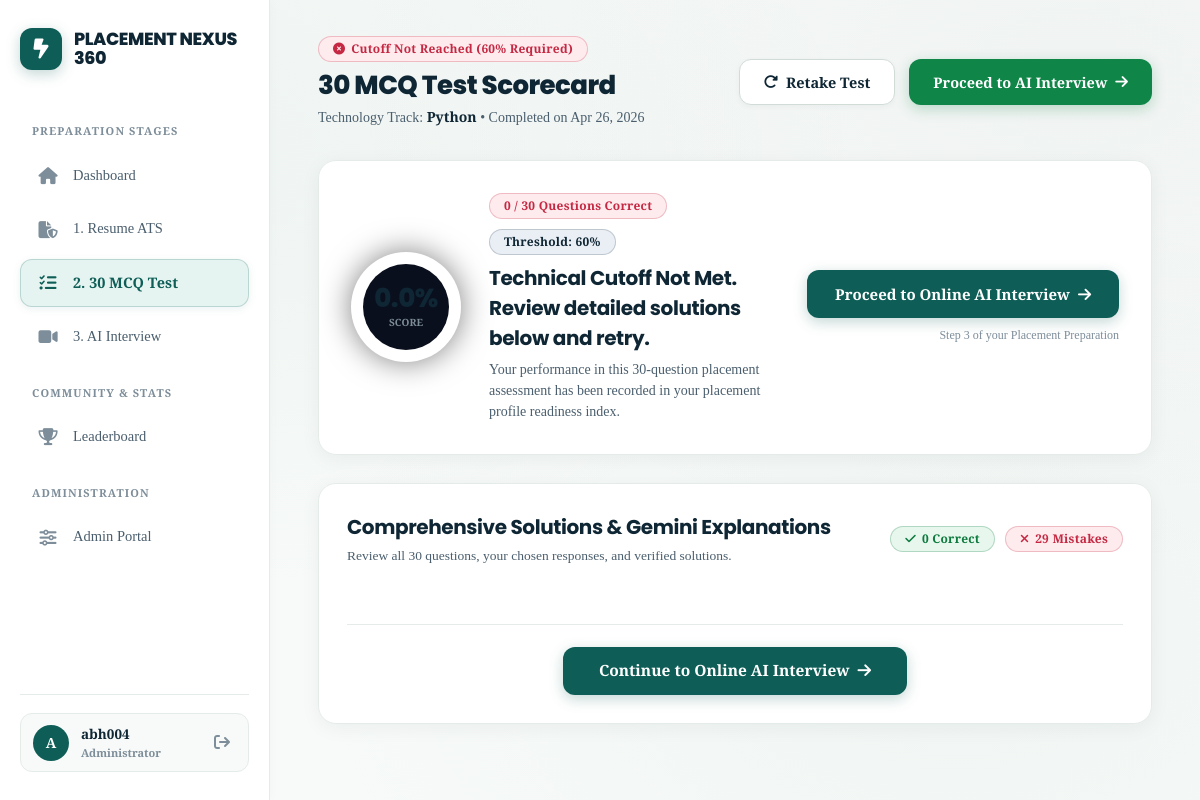
Page /test-result/48/ (signed in) on the committed database.
### Placement/models.py (models this page shows, shortened)
class MockTest(models.Model):
    student = models.ForeignKey(User, on_delete=models.CASCADE, related_name='mock_tests')
    technology = models.CharField(max_length=200)
    started_at = models.DateTimeField(default=timezone.now)
    total_questions = models.IntegerField(default=30)
    correct_count = models.IntegerField(default=0)
    total_score = models.FloatField(default=0)
    passed = models.BooleanField(default=False)
    completed = models.BooleanField(default=False)
    cheating_count = models.IntegerField(default=0)
    blocked = models.BooleanField(default=False)

### Placement/views.py (the view)
# urls.py: path('test-result/<int:test_id>/', views.test_result, name='test_result'),
@login_required
def test_result(request, test_id):
    test = get_object_or_404(MockTest, id=test_id, student=request.user)
    answers = Answer.objects.filter(question__test=test, student=request.user).select_related('question')
    return render(request, "test_result.html", {
        "test": test,
        "answers": answers,
        "passed": test.passed,
    })

### Placement/templates/test_result.html (shortened to what this page needs)
{% extends 'base.html' %}
{% load static %}
{% block content %}
<div class="topbar">
    <div class="topbar-title">
        <div class="badge {% if passed %}badge-emerald{% else %}badge-rose{% endif %}" style="margin-bottom: 8px;">
            <i class="fa-solid {% if passed %}fa-circle-check{% else %}fa-circle-xmark{% endif %}"></i>
            {% if passed %}Round 1 Cleared{% else %}Cutoff Not Reached (60% Required){% endif %}
        </div>
        <h1>30 MCQ Test Scorecard</h1>
        <p>Technology Track: <strong style="color: white;">{{ test.technology }}</strong> &bull; Completed on {{ test.started_at|date:"M d, Y" }}</p>
    </div>
    <div style="display: flex; gap: 14px; align-items: center;">
        <a href="{% url 'select_tech' %}" class="btn-secondary">
            <i class="fa-solid fa-rotate-right"></i> Retake Test
        </a>
        <a href="{% url 'ai_interview' %}" class="btn-emerald">
            Proceed to AI Interview <i class="fa-solid fa-arrow-right"></i>
        </a>
    </div>
</div>
<div class="glass-card" style="margin-bottom: 28px; padding: 32px;">
    <div style="display: flex; align-items: center; justify-content: space-between; flex-wrap: wrap; gap: 28px;">
        <div style="display: flex; align-items: center; gap: 28px; flex: 1; min-width: 320px;">
            <div style="width: 110px; height: 110px; border-radius: 50%; background: conic-gradient({% if passed %}#10b981{% else %}#f43f5e{% endif %} {{ test.total_score }}%, rgba(255,255,255,0.08) 0); display: flex; align-items: center; justify-content: center; box-shadow: 0 0 30px rgba(0,0,0,0.5); flex-shrink: 0;">
                <div style="width: 86px; height: 86px; border-radius: 50%; background: #0a0f1d; display: flex; flex-direction: column; align-items: center; justify-content: center;">
                    <div style="font-size: 26px; font-weight: 800; font-family: 'Outfit', sans-serif; color: white; line-height: 1;">{{ test.total_score }}%</div>
                    <div style="font-size: 10px; color: var(--text-muted); text-transform: uppercase; font-weight: 700; margin-top: 4px;">Score</div>
                </div>
            </div>
            <div>
                <div style="display: flex; gap: 10px; margin-bottom: 8px; flex-wrap: wrap;">
                    <span class="badge {% if passed %}badge-emerald{% else %}badge-rose{% endif %}">
                        {{ test.correct_count }} / {{ test.total_questions }} Questions Correct
                    </span>
                    <span class="badge badge-violet">
                        Threshold: 60%
                    </span>
                </div>
                <h3 style="font-size: 20px; color: white; margin-bottom: 6px;">
                    {% if passed %}
                        Congratulations! You have cleared the Technical MCQ Round.
                    {% else %}
                        Technical Cutoff Not Met. Review detailed solutions below and retry.
                    {% endif %}
                </h3>
                <p style="font-size: 14px; color: var(--text-secondary); line-height: 1.5; margin: 0;">
                    Your performance in this 30-question placement assessment has been recorded in your placement profile readiness index.
                </p>
            </div>
        </div>
        <div style="text-align: right; flex-shrink: 0;">
            <a href="{% url 'ai_interview' %}" class="btn-primary" style="height: 48px; padding: 0 28px; font-size: 15px;">
                Proceed to Online AI Interview <i class="fa-solid fa-arrow-right"></i>
            </a>
            <div style="font-size: 12px; color: var(--text-muted); margin-top: 8px;">
                Step 3 of your Placement Preparation
            </div>
        </div>
    </div>
</div>
<div class="glass-card">
    <div style="display: flex; justify-content: space-between; align-items: center; margin-bottom: 26px; flex-wrap: wrap; gap: 14px;">
        <div>
            <h3 style="font-size: 20px; color: white;">Comprehensive Solutions & Gemini Explanations</h3>
            <p style="color: var(--text-secondary); font-size: 13.5px; margin-top: 4px;">Review all 30 questions, your chosen responses, and verified solutions.</p>
        </div>
        <div style="display: flex; gap: 10px; font-size: 13px;">
            <span class="badge badge-emerald"><i class="fa-solid fa-check"></i> {{ test.correct_count }} Correct</span>
            <span class="badge badge-rose"><i class="fa-solid fa-xmark"></i> {{ test.total_questions|add:"-1"|default:0 }} Mistakes</span>
        </div>
    </div>
    <div style="text-align: center; margin-top: 32px; padding-top: 22px; border-top: 1px solid var(--border-subtle);">
        <a href="{% url 'ai_interview' %}" class="btn-primary" style="height: 48px; padding: 0 36px; font-size: 15.5px;">
            Continue to Online AI Interview <i class="fa-solid fa-arrow-right"></i>
        </a>
    </div>
</div>
{% endblock %}

### Placement/templates/base.html (shortened to what this page needs)
{% load static %}
<!DOCTYPE html>
<html lang="en">
<head>
    <link rel="stylesheet" href="https://cdnjs.cloudflare.com/ajax/libs/font-awesome/6.5.1/css/all.min.css">
    <link rel="stylesheet" href="{% static 'css/global.css' %}">
</head>
<body>
    <div class="app-wrapper" style="{% if not user.is_authenticated %}flex-direction: column;{% endif %}">
        {% if user.is_authenticated %}
        <aside class="sidebar">
            <a href="{% url 'dashboard' %}" class="logo-container">
                <div class="logo-icon">
                    <i class="fa-solid fa-bolt-lightning"></i>
                </div>
                <div>
                    <div class="logo-text">PLACEMENT NEXUS 360</div>
                </div>
            </a>
            <nav class="menu">
                <div class="nav-section-title">Preparation Stages</div>
                <a href="{% url 'dashboard' %}" class="{% if request.resolver_match.url_name == 'dashboard' %}active{% endif %}">
                    <i class="fa-solid fa-house"></i> Dashboard
                </a>
                <a href="{% url 'dashboard' %}#resume-section" class="{% if request.resolver_match.url_name == 'resume_result' %}active{% endif %}">
                    <i class="fa-solid fa-file-shield"></i> 1. Resume ATS
                </a>
                <a href="{% url 'select_tech' %}" class="{% if request.resolver_match.url_name in 'select_tech,take_test,test_result' %}active{% endif %}">
                    <i class="fa-solid fa-list-check"></i> 2. 30 MCQ Test
                </a>
                <a href="{% url 'ai_interview' %}" class="{% if request.resolver_match.url_name in 'ai_interview,live_interview,interview_result' %}active{% endif %}">
                    <i class="fa-solid fa-video"></i> 3. AI Interview
                </a>
                <div class="nav-section-title">Community & Stats</div>
                <a href="{% url 'leaderboard' %}" class="{% if request.resolver_match.url_name == 'leaderboard' %}active{% endif %}">
                    <i class="fa-solid fa-trophy"></i> Leaderboard
                </a>
                {% if user.is_staff or user.is_superuser %}
                    <div class="nav-section-title">Administration</div>
                    <a href="{% url 'admin_home' %}" class="{% if request.resolver_match.url_name in 'admin_home,add_job' %}active{% endif %}">
                        <i class="fa-solid fa-sliders"></i> Admin Portal
                    </a>
                {% endif %}
            </nav>
            <div class="sidebar-footer">
                <div class="user-mini-card">
                    <div class="user-mini-avatar">
                        {{ user.username|slice:":1"|upper }}
                    </div>
                    <div class="user-mini-info">
                        <div class="user-mini-name">{{ user.username }}</div>
                        <div class="user-mini-role">
                            {% if user.is_staff or user.is_superuser %}
                                <span style="color: var(--accent-cyan); font-weight: 600;">Administrator</span>
                            {% else %}
                                {{ user.email|truncatechars:18 }}
                            {% endif %}
                        </div>
                    </div>
                    <a href="{% url 'logout' %}" title="Logout" style="color: var(--text-muted); text-decoration: none; padding: 6px;">
                        <i class="fa-solid fa-arrow-right-from-bracket"></i>
                    </a>
                </div>
            </div>
        </aside>
        {% endif %}
        <main class="{% if user.is_authenticated %}main{% else %}main-public{% endif %}">
            {% block content %}{% endblock %}
        </main>
    </div>
</body>
</html>

### rows in the picture
MockTest: technology "Python", started_at "Apr 26, 2026", correct_count "0", total_questions "30", total_questions|add "29"

### other values in the picture
{{ user.username|slice:":1"|upper }} "A"
{{ user.username }} "abh004"
